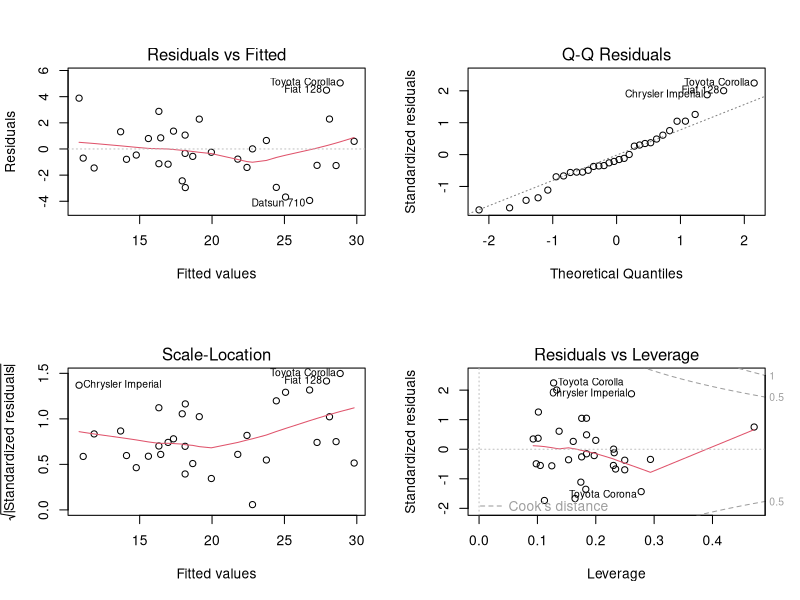
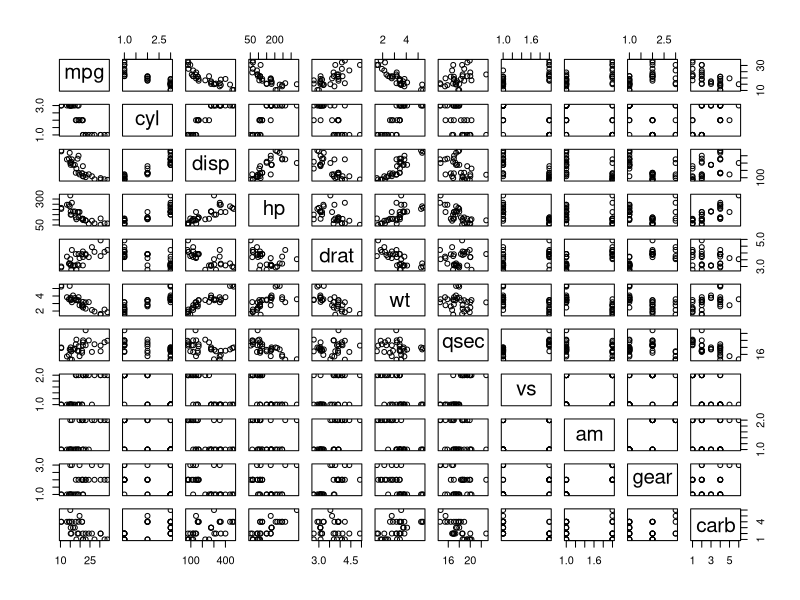
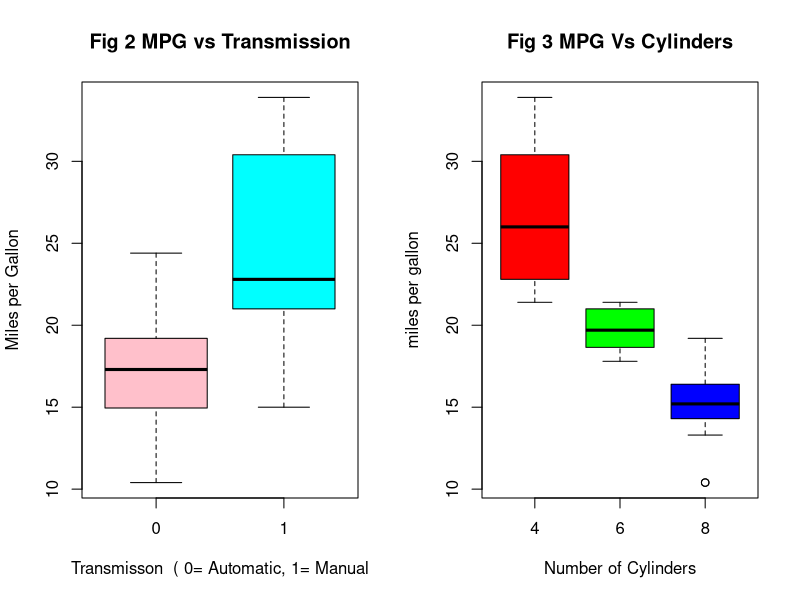

The R script that drew these images, in order:
## ---- chunk 1
knitr::opts_chunk$set(echo = TRUE)
## ---- chunk 2
##load the graphics pakage in case of need
library(ggplot2)
## Load the data of interest
data(mtcars)
## Now we need to ensure some of the columns are factors for easier linear model fitting
mtcars$cyl <- factor(mtcars$cyl)
mtcars$vs <- factor(mtcars$vs)
mtcars$am <- factor(mtcars$am)
mtcars$gear <- factor(mtcars$gear)
mtcars$carb <- factor(mtcars$carb)

## show the data
head(mtcars,10)

## ---- chunk 3
basefit <- lm(mpg~am,data = mtcars)
summary(basefit)
##and
basefit1 <- lm(mpg~am-1,data = mtcars)
summary(basefit1)

## ---- chunk 4
bestfit <- lm(mpg~cyl+hp+wt+am,data = mtcars)
summary(bestfit)
## and now for there means
bestfit1 <- lm(mpg~cyl+hp+wt+am-1,data = mtcars)
summary(bestfit1)
## ---- chunk 5
anova(basefit,bestfit)

## ---- chunk 6
t.test(mpg~am,data = mtcars)

## ---- chunk 7
par(mfrow = c(2,2))
plot(bestfit)
## ---- chunk 8
Lev <- hatvalues(bestfit)
tail(sort(Lev),3)
resinf <- dfbetas(bestfit)
tail(sort(resinf[,6]),3)
## ---- chunk 9
par(mfcol =c(1,1))
plot(mtcars)

## ---- chunk 10
par(mfcol =c(1,2))
boxplot(mpg~am ,data = mtcars, col=(c("pink","cyan")), xlab = "Transmisson  ( 0= Automatic, 1= Manual", ylab = "Miles per Gallon", main= "Fig 2 MPG vs Transmission")
boxplot(mpg~cyl, data = mtcars, col=(c("red","green","blue")), xlab= "Number of Cylinders", ylab= "miles per gallon", main= "Fig 3 MPG Vs Cylinders")
